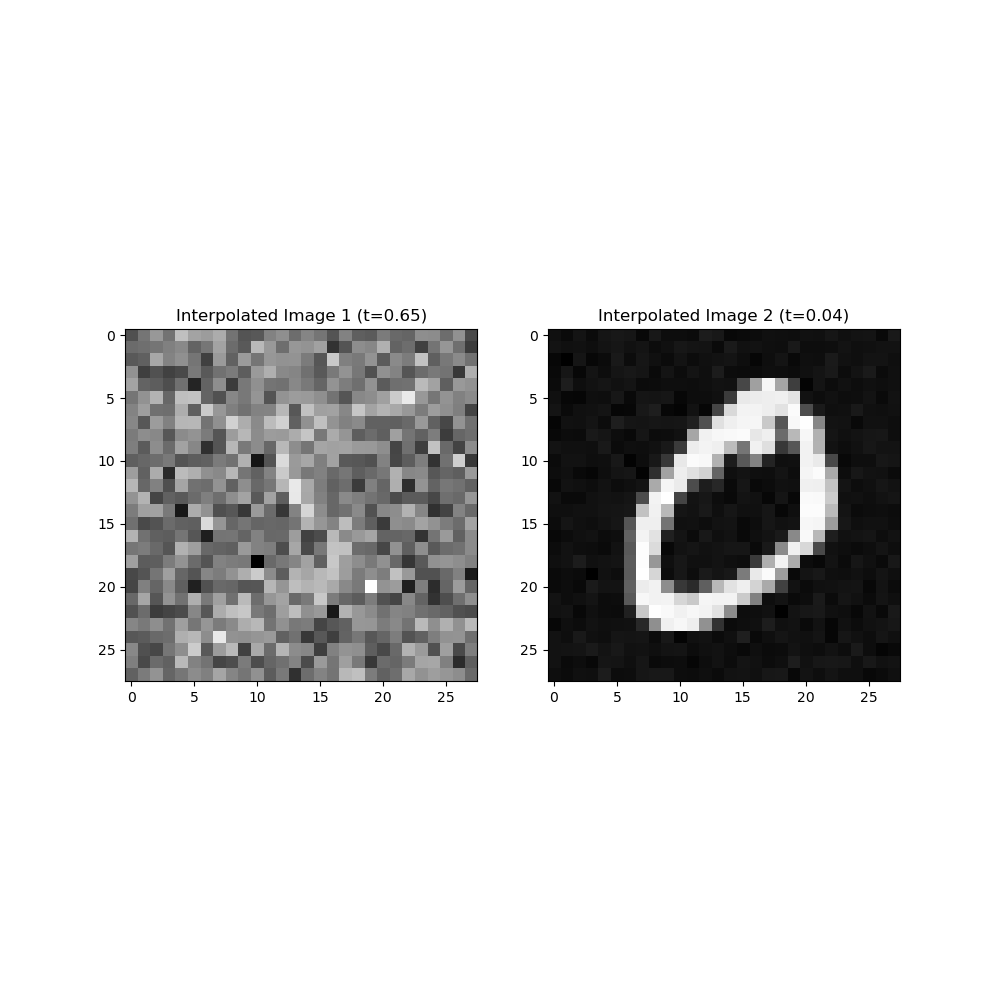

This chart was generated by the following Python code:
"""
Flow Matching Process Implementation

This module implements the forward interpolation process for Flow Matching
(Lipman et al., 2022). Instead of DDPM's noise schedule with betas and alphas,
flow matching defines a straight-line (optimal transport) path from data to noise.

Key equations:
- Forward path:  x_t = (1 - t) * x_0 + t * ε,  where t ∈ [0, 1]
- Velocity:      v   = dx_t/dt = ε - x_0        (constant along each path)

The model is trained to predict this velocity field v_θ(x_t, t) ≈ ε - x_0.
At inference, we solve the ODE dx/dt = v_θ(x, t) backwards from t=1 to t=0.

Compared to DDPM:
- No beta schedule, no alpha cumprod — just linear interpolation
- Continuous t ∈ [0, 1] instead of discrete t ∈ {0, ..., T-1}
- Model predicts velocity instead of noise
- Sampling via ODE solver instead of reverse Markov chain

Reference: "Flow Matching for Generative Modeling" (Lipman et al., 2022)
"""

import torch


# ==============================================================================
# FORWARD INTERPOLATION PROCESS
# ==============================================================================


def forward_interpolate(x_0, t):
    """
    Interpolate between clean images and noise along a straight-line path.

    The flow matching forward process defines a linear path from data to noise:
        x_t = (1 - t) * x_0 + t * ε

    where ε ~ N(0, I) is standard Gaussian noise.

    At t=0: x_t = x_0 (clean image)
    At t=1: x_t = ε   (pure noise)

    The velocity (time derivative) of this path is constant:
        v = dx_t/dt = ε - x_0

    This velocity is the training target for the model.

    Args:
        x_0: Clean images
             Shape: (batch, channel, height, width)
             Expected range: [-1, 1] (normalized)
        t: Interpolation timesteps for each image in the batch
           Shape: (batch,)
           Each value is a float in [0, 1]

    Returns:
        x_t: Interpolated images at time t
             Shape: (batch, channel, height, width)
        velocity: Target velocity field v = ε - x_0 (used as training target)
                  Shape: (batch, channel, height, width)
    """
    eps = torch.randn_like(x_0)

    # Reshape t from (batch,) to (batch, 1, 1, 1) for broadcasting
    t = t.view(-1, 1, 1, 1)

    # Linear interpolation: x_t = (1 - t) * x_0 + t * ε
    x_t = (1 - t) * x_0 + t * eps

    # Velocity is the derivative of the path: v = ε - x_0
    velocity = eps - x_0

    return x_t, velocity


# ==============================================================================
# TEST / VISUALIZATION
# ==============================================================================

if __name__ == "__main__":
    import matplotlib.pyplot as plt
    from dataset import MNIST

    dataset = MNIST()

    # Stack 2 images into a batch: (2, 1, 28, 28)
    x = torch.stack((dataset[0][0], dataset[1][0]), dim=0)

    # Normalize pixel values from [0, 1] to [-1, 1]
    x = x * 2 - 1

    # Sample random continuous timesteps in [0, 1]
    t = torch.rand(size=(x.size(0),))
    print(f"Timesteps: {t}")

    # Apply forward interpolation
    x_t, velocity = forward_interpolate(x, t)
    print(f"Interpolated image shape: {x_t.shape}")
    print(f"Velocity shape: {velocity.shape}")

    # Display interpolated images
    plt.figure(figsize=(10, 10))
    plt.subplot(1, 2, 1)
    plt.title(f"Interpolated Image 1 (t={t[0].item():.2f})")
    plt.imshow(((x_t[0] + 1) / 2).permute(1, 2, 0), cmap="gray")
    plt.subplot(1, 2, 2)
    plt.title(f"Interpolated Image 2 (t={t[1].item():.2f})")
    plt.imshow(((x_t[1] + 1) / 2).permute(1, 2, 0), cmap="gray")
    # Save the plot
    plt.savefig("flow_matching.png")
